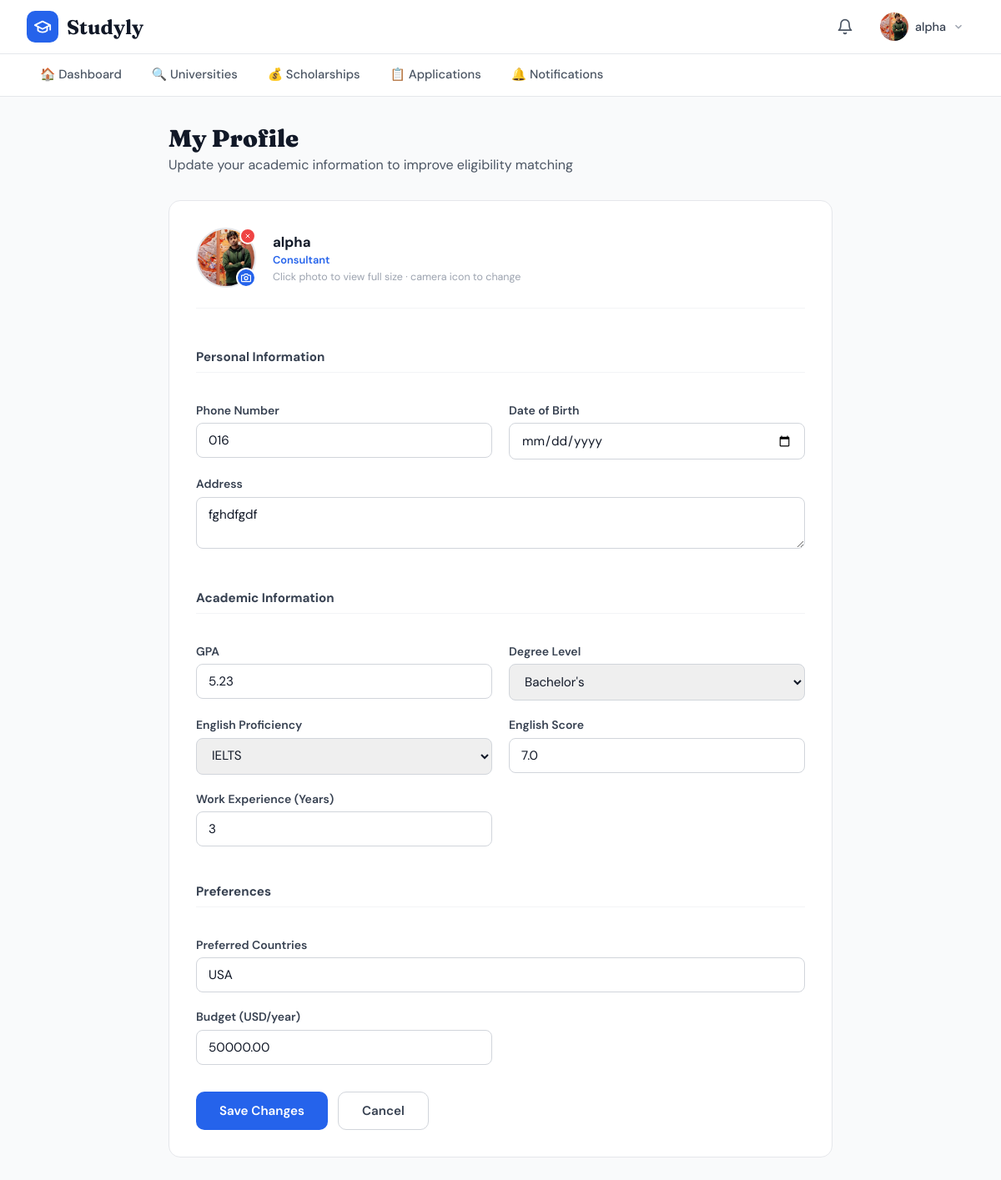
/users/profile/ (signed in), run on the app's committed database.
### users/models.py (models this page shows, shortened)
class User(AbstractUser):
    ROLE_CHOICES = [
        ('student', 'Student'),
        ('admin', 'Admin'),
        ('consultant', 'Educational Consultant'),
    ]
    role = models.CharField(max_length=20, choices=ROLE_CHOICES, default='student')

class Profile(models.Model):
    user = models.OneToOneField(
        User,
        on_delete=models.CASCADE,
        related_name='profile'
    )
    phone_number = models.CharField(max_length=20, blank=True, null=True)
    date_of_birth = models.DateField(blank=True, null=True)
    address = models.TextField(blank=True, null=True)
    profile_picture = models.ImageField(
        upload_to='profile_pics/', blank=True, null=True
    )
    GPA = models.FloatField(null=True, blank=True)
    degree_level = models.CharField(
        max_length=50,
        choices=[
            ('bachelor', "Bachelor's"),
            ('master', "Master's"),
            ('phd', 'PhD'),
        ],
        blank=True,
        null=True
    )
    english_proficiency = models.CharField(
        max_length=50,
        choices=[
            ('ielts', 'IELTS'),
            ('toefl', 'TOEFL'),
            ('none', 'None'),
        ],
        blank=True,
        null=True
    )
    english_score = models.FloatField(null=True, blank=True)
    work_experience_years = models.IntegerField(default=0)
    preferred_countries = models.CharField(max_length=255, blank=True, null=True)
    budget = models.DecimalField(
        max_digits=10, decimal_places=2, null=True, blank=True
    )
    created_at = models.DateTimeField(auto_now_add=True)
    updated_at = models.DateTimeField(auto_now=True)

### users/views.py (the view)
# urls.py: path('profile/', views.profile_view, name='profile'),
@login_required
def profile_view(request):
    profile = request.user.profile
    if request.method == 'POST':
        if request.POST.get('remove_picture') == '1':
            if profile.profile_picture:
                old_path = profile.profile_picture.path
                profile.profile_picture.delete(save=False)
                profile.save(update_fields=['profile_picture'])
                if os.path.isfile(old_path):
                    os.remove(old_path)
                messages.success(request, 'Profile photo removed.')
            return redirect('users:profile')
        form = ProfileForm(request.POST, request.FILES, instance=profile)
        if form.is_valid():
            if 'profile_picture' in request.FILES and profile.profile_picture:
                old_path = profile.profile_picture.path
                if os.path.isfile(old_path):
                    os.remove(old_path)
            form.save()
            messages.success(request, 'Profile updated successfully!')
            return redirect('users:profile')
        else:
            messages.error(request, 'Please correct the errors below.')
    else:
        form = ProfileForm(instance=profile)
    return render(request, 'users/profile.html', {
        'form': form,
        'profile': profile,
    })

### users/forms.py
class ProfileForm(forms.ModelForm):
    class Meta:
        model = Profile
        exclude = ['user', 'created_at', 'updated_at']

### templates/users/profile.html (shortened to what this page needs)
{% extends "base.html" %}
{% block content %}
<main>
  <h1 class="page-title">My Profile</h1>
  <p class="page-subtitle">Update your academic information to improve eligibility matching</p>
  <div class="card">
    <form method="post" enctype="multipart/form-data" novalidate id="profileForm">
      <div class="avatar-row">
        <div class="avatar-wrap {% if profile.profile_picture %}has-photo{% endif %}" id="avatarWrap">
          {% if profile.profile_picture %}
            <img class="avatar-img" src="{{ profile.profile_picture.url }}" alt="Profile picture" id="avatarPreview">
          {% else %}
            <div class="avatar-fallback" id="avatarFallback">
              {{ request.user.first_name|first|upper|default:request.user.username|first|upper }}
            </div>
            <img class="avatar-img" src="" alt="" id="avatarPreview" style="display:none;">
          {% endif %}
          <label class="avatar-upload-label" title="Change photo">
            <svg xmlns="http://www.w3.org/2000/svg" fill="none" stroke="white" stroke-width="2.5" stroke-linecap="round" stroke-linejoin="round" viewBox="0 0 24 24">
              <path d="M23 19a2 2 0 0 1-2 2H3a2 2 0 0 1-2-2V8a2 2 0 0 1 2-2h4l2-3h6l2 3h4a2 2 0 0 1 2 2z"/>
              <circle cx="12" cy="13" r="4"/>
            </svg>
          </label>
          <button type="button" class="avatar-delete-btn {% if profile.profile_picture %}visible{% endif %}" id="deletePicBtn" title="Remove photo">
            <svg xmlns="http://www.w3.org/2000/svg" fill="none" stroke="white" stroke-width="3" stroke-linecap="round" viewBox="0 0 24 24">
              <line x1="18" y1="6" x2="6" y2="18"/><line x1="6" y1="6" x2="18" y2="18"/>
            </svg>
          </button>
        </div>
        <div class="avatar-info">
          <div class="name">{{ request.user.get_full_name|default:request.user.username }}</div>
          <div class="role">{{ request.user.role|capfirst }}</div>
          <div class="avatar-hint">Click photo to view full size · camera icon to change</div>
        </div>
      </div>
      <div class="field-grid">
        <div class="section-title">Personal Information</div>
        <div class="field">
          <label>Phone Number</label>
          <input type="text" name="phone_number" value="{{ form.phone_number.value|default:'' }}" placeholder="+880...">
        </div>
        <div class="field">
          <label>Date of Birth</label>
          <input type="date" name="date_of_birth" value="{{ form.date_of_birth.value|default:'' }}">
        </div>
        <div class="field field-full">
          <label>Address</label>
          <textarea name="address" rows="2" placeholder="Your address">{{ form.address.value|default:'' }}</textarea>
        </div>
        <div class="section-title">Academic Information</div>
        <div class="field">
          <label>GPA</label>
          <input type="number" step="0.01" min="0" max="4" name="GPA" value="{{ form.GPA.value|default:'' }}" placeholder="e.g. 3.8">
        </div>
        <div class="field">
          <label>Degree Level</label>
          <select name="degree_level">
            <option value="bachelor" {% if form.degree_level.value == 'bachelor' %}selected{% endif %}>Bachelor's</option>
          </select>
        </div>
        <div class="field">
          <label>English Proficiency</label>
          <select name="english_proficiency">
            <option value="ielts" {% if form.english_proficiency.value == 'ielts' %}selected{% endif %}>IELTS</option>
          </select>
        </div>
        <div class="field">
          <label>English Score</label>
          <input type="number" step="0.5" name="english_score" value="{{ form.english_score.value|default:'' }}" placeholder="e.g. 7.5">
        </div>
        <div class="field">
          <label>Work Experience (Years)</label>
          <input type="number" min="0" name="work_experience_years" value="{{ form.work_experience_years.value|default:'0' }}">
        </div>
        <div class="section-title">Preferences</div>
        <div class="field field-full">
          <label>Preferred Countries</label>
          <input type="text" name="preferred_countries" value="{{ form.preferred_countries.value|default:'' }}" placeholder="e.g. USA, UK, Germany">
        </div>
        <div class="field">
          <label>Budget (USD/year)</label>
          <input type="number" name="budget" value="{{ form.budget.value|default:'' }}" placeholder="e.g. 30000">
        </div>
      </div>
      <div style="margin-top:2rem;display:flex;gap:.75rem;">
        <button type="submit" class="btn-primary">Save Changes</button>
        <a href="{% url 'dashboard:dashboard' %}" class="btn-cancel">Cancel</a>
      </div>
    </form>
  </div>
</main>
{% endblock %}

### templates/base.html (shortened to what this page needs)
<!DOCTYPE html>
<html lang="en">
<head>
</head>
<body>
{% if user.is_authenticated and not skip_nav %}
<nav class="top-nav">
  <div class="top-nav-inner">
    <a href="{% url 'dashboard:dashboard' %}" class="logo">
      <div class="logo-icon">
        <svg xmlns="http://www.w3.org/2000/svg" width="22" height="22" fill="none" stroke="white" stroke-width="2" stroke-linecap="round" stroke-linejoin="round" viewBox="0 0 24 24">
          <path d="M22 10v6M2 10l10-5 10 5-10 5z"/><path d="M6 12v5c3 3 9 3 12 0v-5"/>
        </svg>
      </div>
      <span class="logo-text">Studyly</span>
    </a>
    <div class="nav-right">
      <a href="{% url 'notifications:list' %}" class="bell-btn">
        <svg xmlns="http://www.w3.org/2000/svg" width="20" height="20" fill="none" stroke="currentColor" stroke-width="2" stroke-linecap="round" stroke-linejoin="round" viewBox="0 0 24 24">
          <path d="M18 8A6 6 0 0 0 6 8c0 7-3 9-3 9h18s-3-2-3-9"/><path d="M13.73 21a2 2 0 0 1-3.46 0"/>
        </svg>
      </a>
      <div class="user-dropdown-wrap" id="userDropdown">
        <div class="user-btn" onclick="toggleDropdown()">
          <div class="user-avatar">
            {% if user.profile.profile_picture %}
              <img src="{{ user.profile.profile_picture.url }}" alt="avatar">
            {% else %}
              <svg xmlns="http://www.w3.org/2000/svg" width="16" height="16" fill="none" stroke="white" stroke-width="2" stroke-linecap="round" stroke-linejoin="round" viewBox="0 0 24 24">
                <path d="M20 21v-2a4 4 0 0 0-4-4H8a4 4 0 0 0-4 4v2"/><circle cx="12" cy="7" r="4"/>
              </svg>
            {% endif %}
          </div>
          <span class="user-name">{{ user.get_full_name|default:user.username }}</span>
          <svg class="chevron" xmlns="http://www.w3.org/2000/svg" width="14" height="14" fill="none" stroke="currentColor" stroke-width="2.5" viewBox="0 0 24 24"><polyline points="6 9 12 15 18 9"/></svg>
        </div>
      </div>
    </div>
  </div>
</nav>
<div class="sec-nav">
  <div class="sec-nav-inner">
    <a href="{% url 'dashboard:dashboard' %}"  class="nav-link {% block nav_dashboard %}{% endblock %}">🏠 Dashboard</a>
    <a href="{% url 'universities:list' %}"    class="nav-link {% block nav_universities %}{% endblock %}">🔍 Universities</a>
    <a href="{% url 'scholarships:list' %}"    class="nav-link {% block nav_scholarships %}{% endblock %}">💰 Scholarships</a>
    <a href="{% url 'applications:list' %}"    class="nav-link {% block nav_applications %}{% endblock %}">📋 Applications</a>
    <a href="{% url 'notifications:list' %}"   class="nav-link {% block nav_notifications %}{% endblock %}">🔔 Notifications</a>
  </div>
</div>
{% endif %}
{% block content %}{% endblock %}
</body>
</html>

### templates/base.html (style rules this page uses)
*, *::before, *::after { box-sizing: border-box; margin: 0; padding: 0; }
body { font-family: 'DM Sans', sans-serif; background: #f9fafb; color: #111827; }
a { text-decoration: none; color: inherit; }
.top-nav { background: white; border-bottom: 1px solid #e5e7eb; position: sticky; top: 0; z-index: 200; }
.top-nav-inner { max-width: 1280px; margin: 0 auto; padding: 0 2rem; display: flex; align-items: center; justify-content: space-between; height: 64px; }
.logo { display: flex; align-items: center; gap: 10px; }
.logo-icon { background: #2563eb; padding: 8px; border-radius: 10px; display: flex; }
.logo-text { font-family: 'Fraunces', serif; font-size: 1.5rem; font-weight: 700; }
.nav-right { display: flex; align-items: center; gap: 12px; }
.bell-btn { padding: 8px; color: #4b5563; display: flex; align-items: center; }
.user-dropdown-wrap { position: relative; }
.user-btn { display: flex; align-items: center; gap: 8px; padding: 6px 12px; border-radius: 8px; cursor: pointer; transition: background .15s; }
.user-avatar { width: 34px; height: 34px; background: #2563eb; border-radius: 50%; display: flex; align-items: center; justify-content: center; flex-shrink: 0; overflow: hidden; }
.user-avatar img { width: 100%; height: 100%; object-fit: cover; }
.user-name { font-size: .9rem; font-weight: 500; color: #374151; }
.chevron { color: #9ca3af; transition: transform .2s; }
.sec-nav { background: white; border-bottom: 1px solid #e5e7eb; }
.sec-nav-inner { max-width: 1280px; margin: 0 auto; padding: 0 2rem; display: flex; gap: 4px; overflow-x: auto; }
.nav-link { display: flex; align-items: center; gap: 8px; padding: 14px 16px; border-bottom: 2px solid transparent; color: #4b5563; font-weight: 500; font-size: .92rem; white-space: nowrap; transition: color .15s; }

### data on the page
User: profile.profile_picture (picture), get_full_name "alpha", user.get_full_name "alpha", user.role "Consultant"
Profile: profile_picture (picture), phone_number "016", address "fghdfgdf", GPA "5.23", degree_level "Bachelor's", english_proficiency "IELTS", english_score "7.0", preferred_countries "USA", budget "50000.00"
